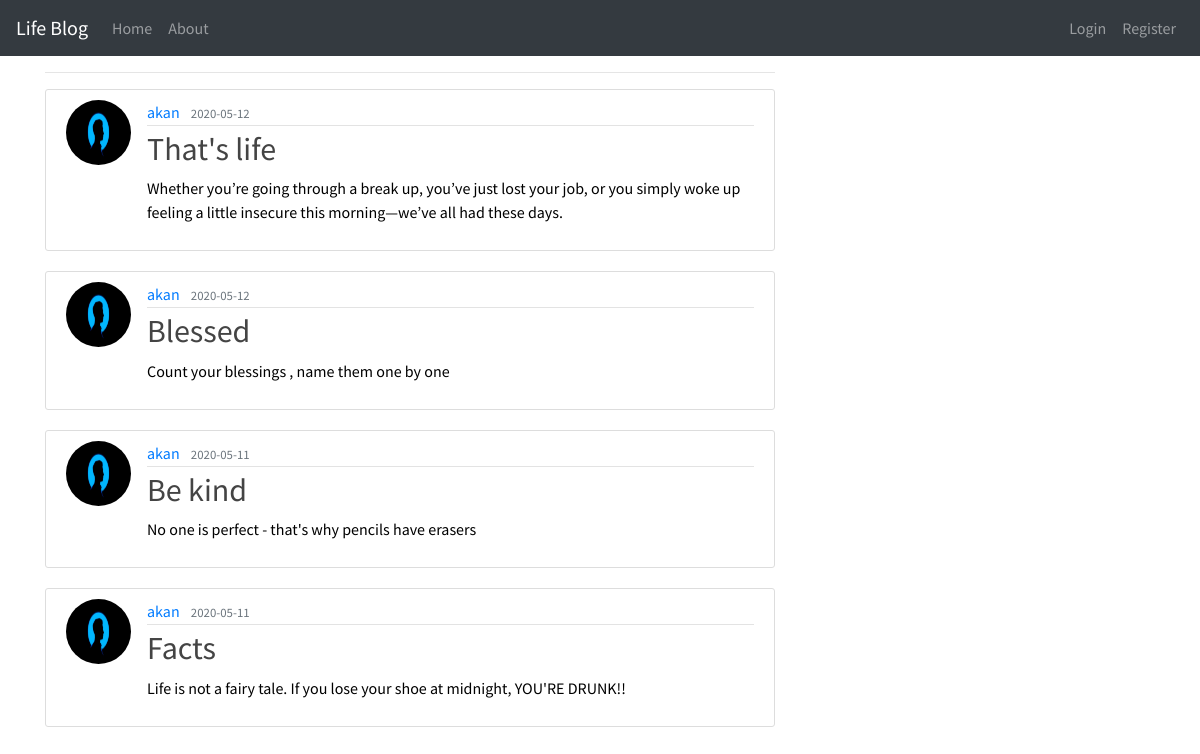
The page / on the database its author committed.
### app/models.py (models this page shows, shortened)
class Post(db.Model):
    id = db.Column(db.Integer, primary_key = True)
    title = db.Column(db.String(100), nullable = False)
    date_posted = db.Column(db.DateTime, nullable = False, default = datetime.utcnow)
    content = db.Column(db.Text, nullable =False)
    user_id = db.Column(db.Integer, db.ForeignKey('user.id'), nullable = False)
    comments = db.relationship('Comment', backref='post', lazy=True)

class User(db.Model, UserMixin):
    id = db.Column(db.Integer, primary_key = True)
    username = db.Column(db.String(20), unique= True, nullable = False )
    email = db.Column(db.String(120), unique= True, nullable = False )
    image_file = db.Column(db.String(20), nullable = False, default = 'default.jpeg' )
    password = db.Column(db.String(60), nullable = False )
    posts = db.relationship('Post', backref = 'author', lazy = True)

### app/main/views.py (the view)
@main.route("/")
@main.route("/home")
def home():
    page = request.args.get('page', 1, type=int)
    posts = Post.query.order_by(Post.date_posted.desc()).paginate(page=page, per_page=5)
    return render_template('home.html', posts=posts)

### app/templates/home.html
{% extends 'index.html' %}
{% block content %}
<hr>
{% for post in posts.items %}
<article class="media content-section">
    <img class="rounded-circle article-img"
        src="{{ url_for('static', filename='css/images/'  + post.author.image_file) }}">
    <div class="media-body">
        <div class="article-metadata">
            <a class="mr-2"
                href="{{ url_for('users.user_posts', username=post.author.username) }}">{{ post.author.username }}</a>
            <small class="text-muted">{{ post.date_posted.strftime('%Y-%m-%d') }}</small>
        </div>
        <h2><a class="article-title" href="{{ url_for('posts.post', post_id=post.id) }}">{{ post.title }}</a></h2>
        <p class="article-content">{{ post.content }}</p>
    </div>
</article>
{% endfor %}
{% endblock %}

### app/static/css/styles.css (style rules this page uses)
body { background-image: url("https://bit.ly/30C8bHA"); color: black; background-repeat: no-repeat; background-size: cover; font-family: 'Source Sans Pro', sans-serif; }
.content-section { background: #ffffff; padding: 10px 20px; border: 1px solid #dddddd; border-radius: 3px; margin-bottom: 20px; }
.article-title { color: #444444; }
.article-content { white-space: pre-line; }
.article-img { height: 65px; width: 65px; margin-right: 16px; }
.article-metadata { padding-bottom: 1px; margin-bottom: 4px; border-bottom: 1px solid #e3e3e3 }

### rows shown on the page
Post: image_file (placeholder picture), author.username "akan", date_posted "2020-05-12", title "That's life", content "Whether you’re going through a break up, you’ve just lost your job, or you simply woke up feeling a little insecure this morning—we’ve all had these days."
Post: image_file (placeholder picture), author.username "akan", date_posted "2020-05-12", title "Blessed", content "Count your blessings , name them one by one"
Post: image_file (placeholder picture), author.username "akan", date_posted "2020-05-11", title "Be kind", content "No one is perfect - that's why pencils have erasers"
Post: image_file (placeholder picture), author.username "akan", date_posted "2020-05-11", title "Facts", content "Life is not a fairy tale. If you lose your shoe at midnight, YOU'RE DRUNK!!"
